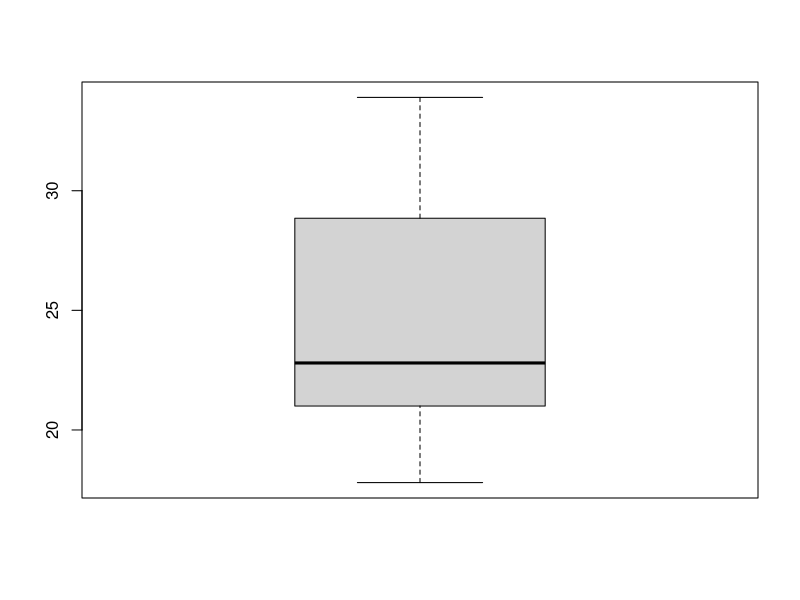
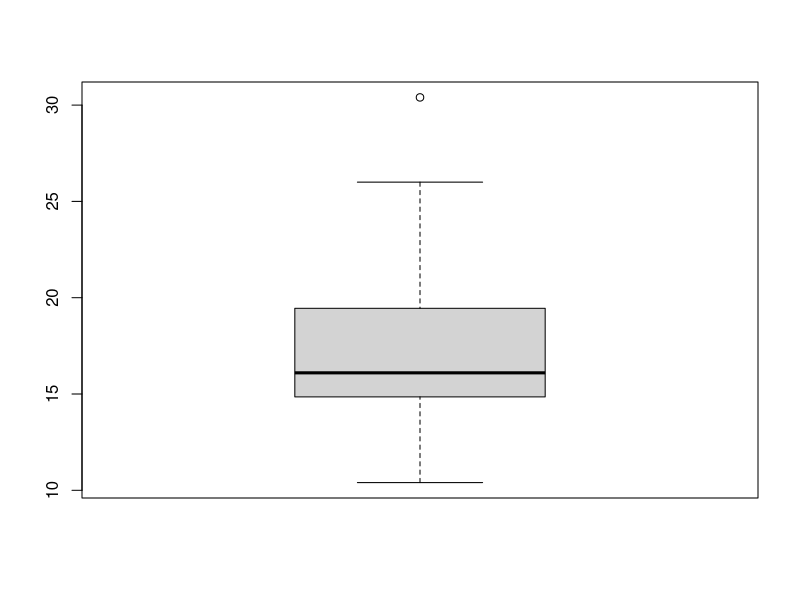
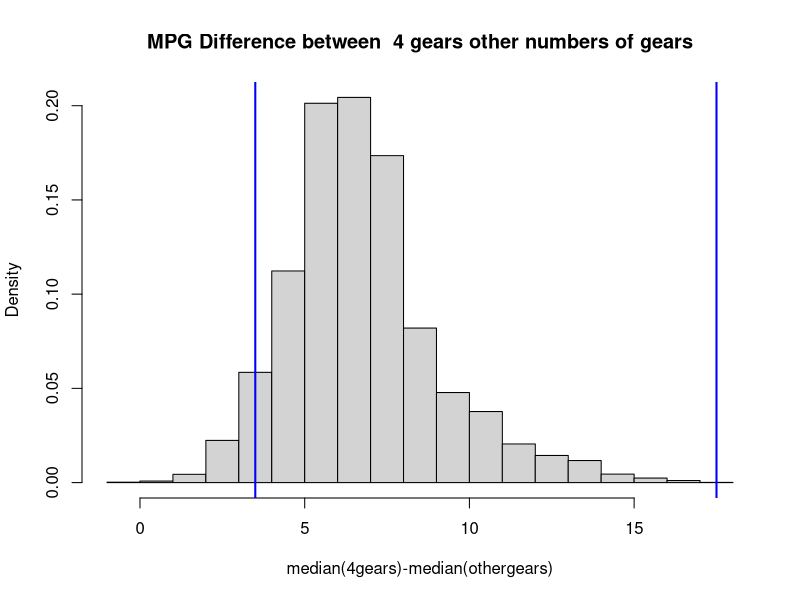
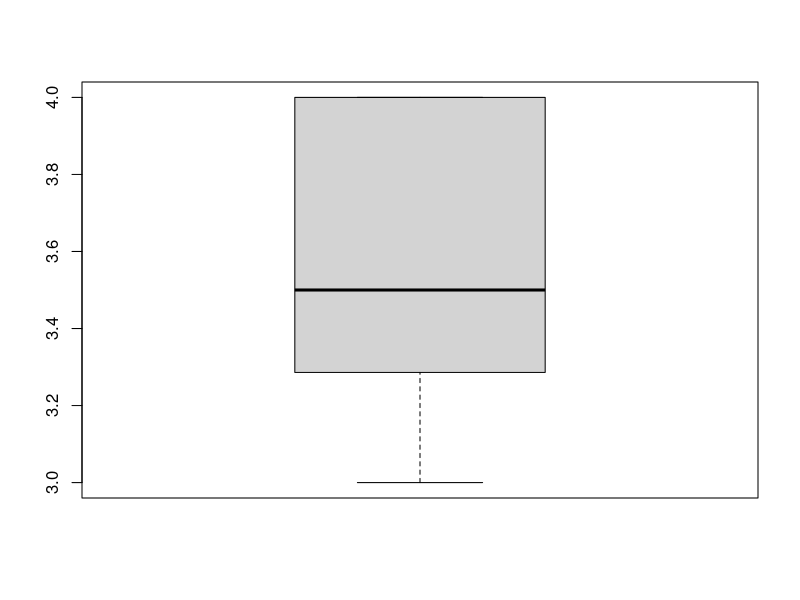
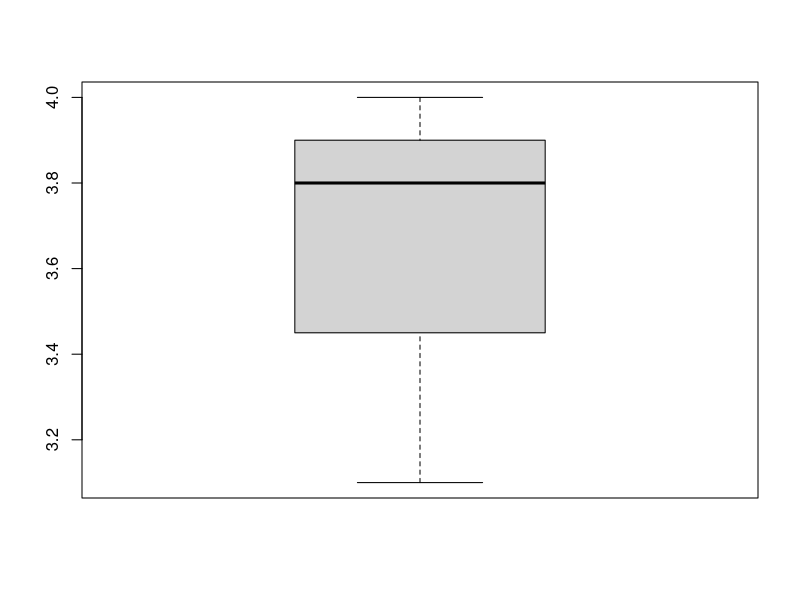
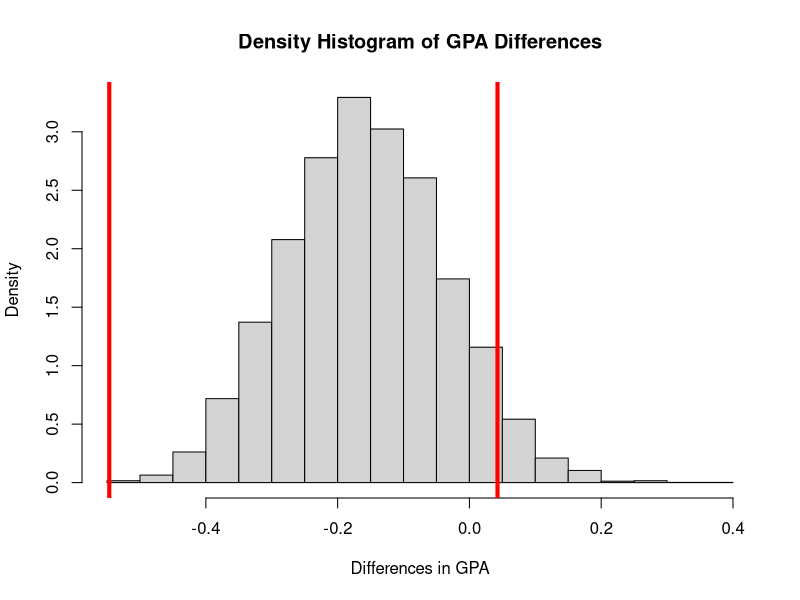
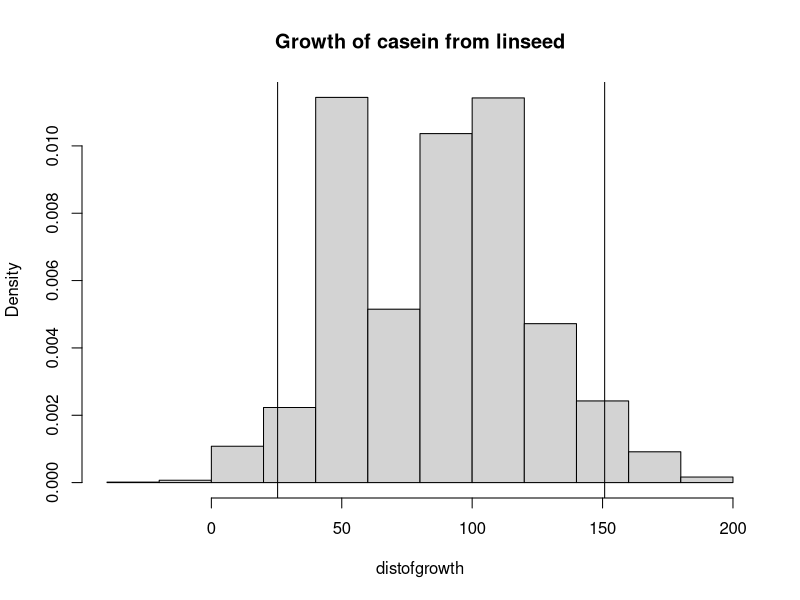

Here is the R script that generated these plots, in order:
##If you remember from previous labs, bootstrapping allows us to make conclusions about the population from a small sample.  We went over the process of doing bootstrapping by hand in detail before the test.  It included these basic steps:

#1) resampling multiple times.
#2) finding a suitable measure of central tendency/ statistic of interest from all the new samples you created

#( in R we do steps 1 and 2 with the 3 step replication process: sample(), brackets and semicolons between lines, replication() )

#3) put all these mct/si from your samples into a distribution.

#The true mct/soi most likely lies inside this distribution if you have a good sample. If your sample is crappy then this is less likely and your bootstrapping is useless which is why sampling procedure is so important!!
  
#  ( in R we would this by putting our replication code into a variable, then using hist() to visualize this distribution)

#4)find a confidence interval

#( in R we do this with the quantile() function. You can visualize the ci on your histogram using the abline() function)

#5) if the value specified in your hypothesis is outside your confidence interval, you can reject your hypothesis

##Bootstrapping in R is very similar, except you will need to do some of the steps slightly out of order since we have to conform to RStudio.  I have 3 examples of bootstrapping for you in this script file.

#######################################################################################################################################################
#Example 1:

#we will be using the mtcars dataset for this example which is built into Rstudio.

View(mtcars)##allows you to visualize the dataset.

#Suppose we want to know if cars with 4 gears have higher mpg on average than do other types of cars.  We can examine this problem by using bootstrapping.
#First things first, you need to figure out your null and alternative hypotheses with which you will be working.

#remember, your alternative hypothesis is just the original hypothesis restated with the average being more specific to the dataset you are working with.
#in other words you need to figure out what measure of central tendency you will be using for your bootstrapping.

##To figure this out you will need to look at the data you will be using.  In this case we know we are looking at the mpg and the gear numbers.
##What columns in the dataset are involved?

#mtcars$gear 
#and
#mtcars$mpg

##since we want to compare the mpg for 4 gears against all other gears you can use subsets to pick out these two groups

four=subset(mtcars, gear==4)##remember that you must use == for T/F statements
other=subset(mtcars, gear!=4)#remember that ! means not?

##once you get the 2 gear groups, you can look at the mpg of the two groups using boxplots to identify if there are any outliers

fourmpg=four$mpg
othermpg=other$mpg

boxplot(fourmpg)
boxplot(othermpg)

## as you can see from these boxplots, there is an outlier, (the lone dot outside the whiskers) present in the other group.  This means we should use the median as our measure of central tendency for our hypotheses.

##Here are the resultant null and alternative hypothesis:


# Alternative Hypothesis: The median mpg of the cars that have 4 gears is more than the mpg of other cars. mpg(4gear)> mpg(othergear)
# Null: The median mpg of cars with 4 gears is the same or less than the other cars.  mpg(4gear)<=mpg(othergear)

##This is a directional hypothesis which determines which side our confidence interval will be placed on.  Since the null hypothesis arrow looks like this <= we know that it points to the side on which the CI is absent.  So our CI will run from the .05 to the 1.00 quantiles



##So now that we have figured our our hypotheses we can start on the bootstrapping procedure.

####Step 1: Finding your statistic of interest with the raw data.
##First you need to figure out how to get a number that will answer your hypothesis, or a Measure of central tendency/ statistic of interest if you will:
#our question is mainly about the difference between mpg of 4 gear cars and other cars.
#so our Statistic of interest would be:

diff=median(fourmpg)-median(othermpg)

##if we get a positive number as a result, we know that four cylinder cars have higher mpgs, if we get a negative number we know that other mpg's have a higher median mpg.


#######Step 2: resampling
##Now we can resample using a sample() and replicate() function as we learned in previous labs.  Remember the 3 step process? 1. sample() 2. semicolons between lines and brackets around all arguments, 3. replicate()

###########################R1.  Come up with the things you will be resampling from and how you will create your statistic of interest.  In this case you'll be resampling from your 2 groups of mpgs, then looking at their differences.

fourmpgs=sample(four$mpg, replace=T); ##This resamples from the mpgs of cars with 4 cylinders
othermpgs=sample(other$mp, replace=T);##This resamples from the mpgs of cars with other numbers of cylinders
diffs= median(fourmpgs)-median(othermpgs)##This gives you the difference between your resamples.  This is what numbers will fill your histogram/new distribution

##Make sure that when you resample, to use replace=T otherwise you will get an empty histogram/ a vector of the same value repeated multiple times!

###########################R2.# put semicolons between lines and brackets around the whole thing.


{fourmpgs=sample(fourmpg, replace=T); 
othermpgs=sample(othermpg, replace=T);
diff= median(fourmpgs)-median(othermpgs)}


####Step 3: Make a new distribution of your statistic of interest:
###########################R3. Use a replicate function to create your new distribution.  10000 replicates is usually a pretty safe bet.
distofdiff=replicate(10000, {fourmpgs=sample(fourmpg, replace=T);  
                               othermpgs=sample(othermpg, replace=T);
                               diffs= median(fourmpgs)-median(othermpgs)})

##Once you have completed this step, make a histogram to make sure you didn't make any mistakes and came up with a valid distribution.

hist(distofdiff, main= "MPG Difference between  4 gears other numbers of gears", freq=F, xlab= "median(4gears)-median(othergears)")
##Now you can see the distribution of possible differences.

####Step 4: Find your confidence interval.

#Do this using the quantile() function

(CI= quantile(distofdiff, c(0.05, 1)))

##This should give you values froma round 3.5 to 17.4.
##You should visualize these lines on your histogram using the abline function.

abline(v=CI, lwd=2, col="blue")

##At this point you can make a statement about the confidence interval that sounds like this:

#There is 95% confidence that the true difference between the median mpg of 4 geared cars and other cars is between 3.5 and 17.4.

####Step 5: Reject or fail to reject your null hypothesis.

#Look back at your old NULL hypothesis.
# Null: The median mpg of cars with 4 gears is the same or less than the other cars.

##since our distribution is median(4gears)- median(othergears)
##Looking at this null hypothesis there are two types of numbers you will look for:
##Numbers indicating that the 4 gear cars have the same mpg as other cars-----  this would be represented by the number zero
##Numbers indicating that the 4 gear cars have lower mpg than other cars----- this would be represenetd by negative numbers.

##Are either of these numbers within our confidence interval?

#No.
#This means we can reject our Null hypothesis!!!

##An important note though, even if you reject your Null hypothesis, you CAN NEVER accept your alternative hypothesis.  You can only state that your rejected your null hypothesis (with 95% confidence if that is the CI you used) and that your alternative hypothesis is supported by this result.

####WE NEVER ACCEPT ANYTHING!####


##################################################################################################################################################
#Example 2:

##A former student in ISTA 116 took a survey of GPAs for honors and non- honors students.  
##Here are the two vectors of data she gathered.
hnrs = c(3.286,3.57,4,4,3.5,3.7,4,3.5,3,3.56,4,3.12,3.4,3.4,3,4,3.4,3)##Honors GPAs
nothnrs = c(3.5,3.8,4,3.8,3.4,3.1,4,3.9,3.9,3.8,3.3)##NonHonors GPAs

##She thinks the honors college is a bunch of baloney and wants to see if honors students have lower GPAs than non-honors students.  To narrow down her hypotheses she needs to visualize the data.

##Visualize the data using boxplots
boxplot(hnrs)
boxplot(nothnrs)

##These boxplots have no outliers.  Which measure of central tendency should we use?

##And our resultant null and alternative hypotheses?

#Ho: The  x GPA of honors students is y than the x GPA of non-honors students    
#Ha:  x GPA of honors students is y than the x GPA of non-honors students

##Now how will we calculate the answer to this question? What will be our statistic of interest?
##The difference between Honors and non-honors right?
# In R that looks like:

diff=mean(hnrs)-mean(nothnrs)

##Finally we can begin bootstrapping.

##Step 1: Resampling

##################G1 and G2: sample(), semicolons& brackets
(gpa_diff = mean(sample(hnrs, 50, replace=T)) - mean(sample(nothnrs,50, replace = T)))##See here that we were able to turn our resampling procedure into a single line of code.  This does the same work as the three lines of code used in the mtcars example.

################G3: replicate()

replicate(10000, {gpa_diff = mean(sample(hnrs, replace=T)) - mean(sample(nothnrs, replace = T))})

##Step 2: create a new distribution of the statistic of interest (store your replicate function in a variable)
gpa_diff_rep = replicate(10000, {gpa_diff = mean(sample(hnrs, replace=T)) - mean(sample(nothnrs, replace = T))})

##Now use hist() to visualize your new distribution of differences
hist(gpa_diff_rep, freq=F, main="Density Histogram of GPA Differences", xlab=  "Differences in GPA")

##Make sure to name your histogram so you know what it shows!!


##Step 3:  Find your confidence interval (95%)
##Is this a one or 2 tailed test?  
#look at your null hypothesis
#Ho: The  mean GPA of honors students is  greater than or equivalent to the mean GPA of non-honors students 
#Convert it to a logical statement:  
#mean(hnrs)>=mean(nothnrs)
#Where does the arrow point?  to the left,  so we know it is one tailed, with the confidence interval running from 0.00 to 0.95 quantiles


(lower <- quantile(gpa_diff_rep, 0)) #5% percentile
(upper <- quantile(gpa_diff_rep, 0.95)) #1 percentile
(conf_int <- c(lower, upper))

#Now put the confidence interval onto the histogram. Notice that the 95% CI is near one end of the distribution because it is 1 tailed. 
abline(v = conf_int, col = "red", lwd=4)

##Our statement about the CI:  There is 95% confidence that the true difference between the mean GPA of honors students and the mean GPA of non-honors students falls between [interval1] and [interval2]

##Step 4: Reject or Fail to reject your null hypothesis

##So can we reject our null hypothesis?
##Look at it again:
##Ho: The  mean GPA of honors students is  greater than or equivalent to the mean GPA of non-honors students
##Look at your Statistic of interest: 
##diff=mean(hnrs)-mean(nothnrs)

##If mean gpa of honors is greater, what would our statistic of interest look like?
#### It would be positive right?
##If mean gpa is equivalent, what would our statisticc of interest look like?
###IT would be zero.

##Do either positive or zero values lie inside our CI?

####YES.  
##so we CANNOT reject our null hypothesis!!!

#####################################################################################################################################################
##Example 3:

##We will be using the chickwts dataset. It shows the weights of chicks after eating each different kind of feed.
View(chickwts)
##We are are statistician farmer who currently feed our chicks linseed.  A traveling salesman comes buy to try and sell us casein feed with the claim that  60% of our chicks will gain at least 100 ounces more with the new feed than with our original linseed.

##Based on this claim what are our null and alternative hypotheses?
#HA: 60% of chicks will gain 100 ounces or more with the new casein feed  
#HO: 60% of chicks will gain less than 100 ounces with the new casein feed 

##Now find your statistic of interest.  Since we are looking for a difference between casein weights and linseed weights:
cas=subset(chickwts, feed== "casein")$weight##Weights on casein
lin= subset(chickwts, feed== "linseed")$weight##Weights on linseed
growth=cas-lin

##Now since we were supposed to be seeing how 60% of our chicks fared, how would we do this in R?
###Answer: Use the quantile function!
##The quantile function gives us the value where data lies at or below a specified  quantile.

quantile(growth, .4)

##So this value can be interpreted as the value at which 60% or more of the data lies above.
##So we could say "60% of the chicks gained more than 134 ounces"

##But since we are a statistician farmer we want to know if the advertisers claim was true to the entire population not just for ourself.  We can do this using bootstrapping.

#Resample:

distofgrowth=replicate(10000, {growths=sample(growth, replace=T); q=quantile(growths, 0.4)}) 

#find confidence interval

ci= quantile(distofgrowth, c(0.975, 0.025))
ci

#Visualize with histogram and plotted Ci

hist(distofgrowth, main="Growth of casein from linseed", freq=F)
abline(v=ci)

##Looking at the Confidence interval, can we prove the advertiser incorrect in his assertion?

##No we cannot because values at and above 100 lie inside the CI.

##Can we prove the advertiser correct?

##No we cannot because values below 100 also lie within the CI.










